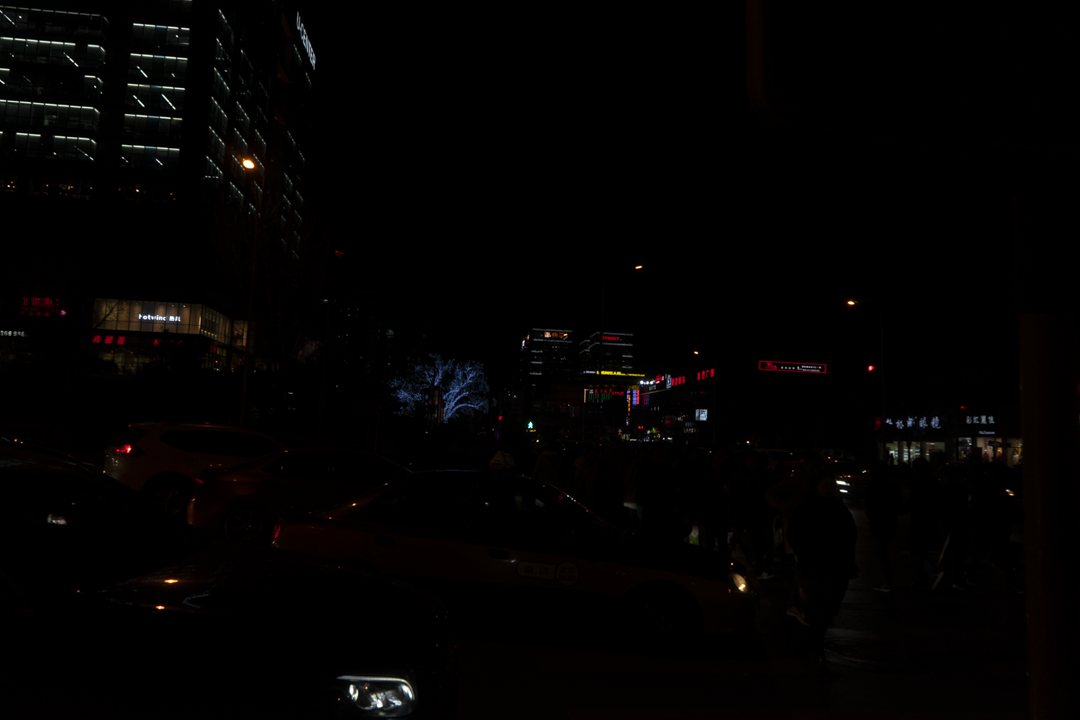
#> input picture Imagenes/1004.png, 1080 x 720 px, found by its file name
$ jupyter execute 'ProcesamientoImagenes copy.ipynb'   (shell and % lines are left out)
#> lines starting #> are read from the running program, lines starting #| are printed output that depends on the picture
EN ESTE NOTEBOOK TRABAJEREMOS PROCESAMIENTO DE IMAGENES

[cell 1]
from skimage import exposure, io
import numpy as np

import matplotlib.pyplot as plt

[cell 2]
# Cargar la imagen
image = io.imread('1004.png')
#> image is the input picture: shape (720, 1080, 3); mean R, G, B 3.6, 2.2, 2

**TRANSFORMACION CON equalize_hist() Y rescale_intensity()**

[cell 3]
# Aplicar ecualización de histograma
equalized_image = exposure.equalize_hist(image)
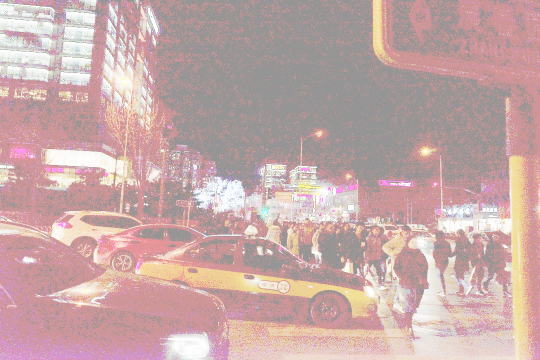
#> equalized_image: shape (720, 1080, 3) float64 (shown at 1/2 size); mean R, G, B 0.778, 0.664, 0.661

[cell 4]
# Aplicar rescalado de intensidad
rescaled_image = exposure.rescale_intensity(equalized_image, in_range='image', out_range=(0, 255))
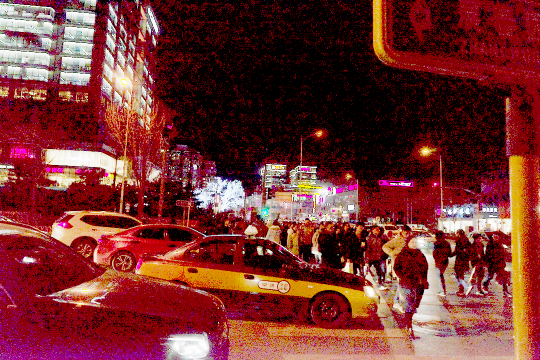
#> rescaled_image: shape (720, 1080, 3) float64 (shown at 1/2 size); mean R, G, B 118, 48.2, 45.9
# Convertir la imagen rescalada a uint8 para guardarla correctamente
rescaled_image_uint8 = (rescaled_image * 255).astype('uint8')
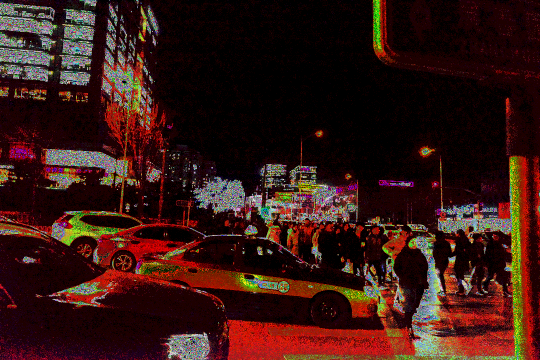
#> rescaled_image_uint8: shape (720, 1080, 3) (shown at 1/2 size); mean R, G, B 54.2, 23.9, 18.9

[cell 5]
# Guardar la imagen procesada
io.imsave('imagen_procesada.jpg', rescaled_image_uint8)

[cell 6]
#Mostrar la imagen original y la imagen procesada
fig, axes = plt.subplots(1, 2, figsize=(10, 5))
axes[0].imshow(image, cmap='gray')
axes[0].set_title('Imagen Original')
axes[1].imshow(rescaled_image_uint8, cmap='gray')
axes[1].set_title('Imagen Procesada')
plt.show()
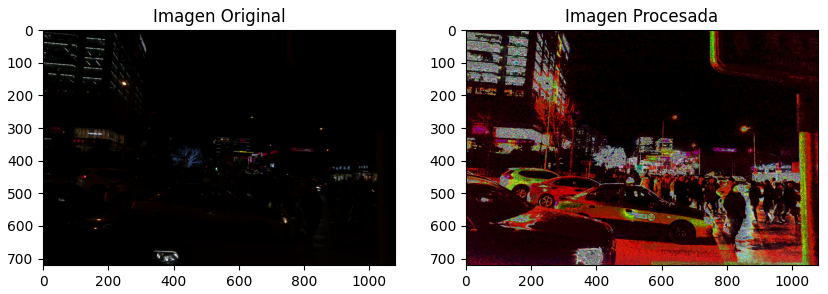
#> figure drawn by matplotlib, 2 panels

**TRANSFORMACION POR SUMA Y MULTIPLICACION**

[cell 7]
# Número de veces que se sumará la imagen
n = 10

# Sumar la imagen n veces
summed_image = np.clip(image * n, 0, 255).astype('uint8')
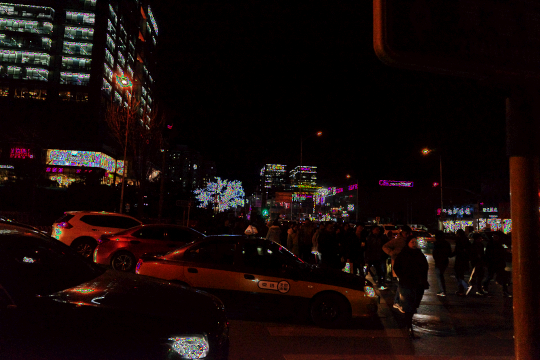
#> summed_image: shape (720, 1080, 3) (shown at 1/2 size); mean R, G, B 21.7, 10.5, 9.2

[cell 8]
# Mostrar la imagen original y la imagen sumada
fig, axes = plt.subplots(1, 2, figsize=(10, 5))
axes[0].imshow(image, cmap='gray')
axes[0].set_title('Imagen Original')
axes[1].imshow(summed_image, cmap='gray')
axes[1].set_title(f'Imagen Sumada {n} Veces')
plt.show()

[cell 9]
# Valor escalar para multiplicar la imagen
scalar = 10

# Multiplicar la imagen por el valor escalar
multiplied_image = np.clip(image * scalar, 0, 255).astype('uint8')

[cell 10]
# Mostrar la imagen original y la imagen multiplicada
fig, axes = plt.subplots(1, 2, figsize=(10, 5))
axes[0].imshow(image, cmap='gray')
axes[0].set_title('Imagen Original')
axes[1].imshow(multiplied_image, cmap='gray')
axes[1].set_title(f'Imagen Multiplicada por {scalar}')
plt.show()

**TRANSFORMACION EXPONENCIAL**

[cell 11]
# Aplicar transformación exponencial
exponential_image1 = np.clip(np.exp(image / 255.0) * 255, 0, 255).astype('uint8')
#> exponential_image1: shape (720, 1080, 3); every value is 255

# Aplicar transformación exponencial
exponential_image2 = np.clip(np.exp(image / 255.0) - 1, 0, 125).astype('uint8')

# Aplicar transformación exponencial
exponential_image3 = np.clip(np.exp(image / 255.0) * 255 / np.exp(1), 0, 255).astype('uint8')
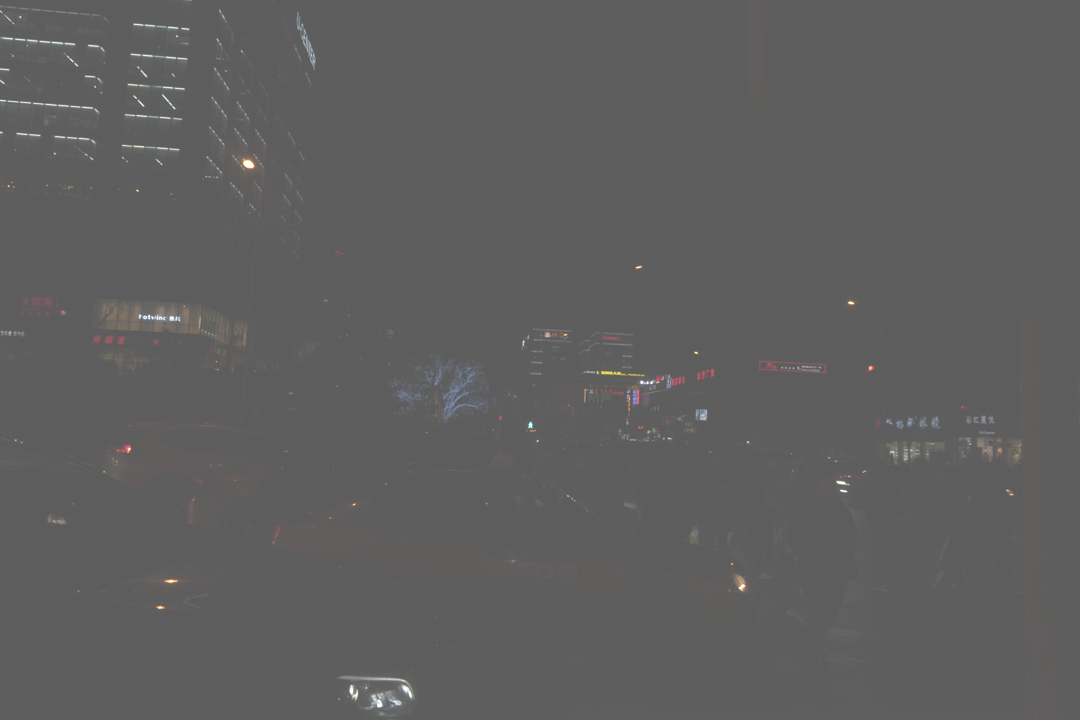
#> exponential_image3: shape (720, 1080, 3); mean R, G, B 94.8, 94.1, 94

[cell 12]
# Mostrar la imagen original y la imagen transformada exponencialmente
fig, axes = plt.subplots(1, 4, figsize=(20, 8))
axes[0].imshow(image, cmap='gray')
axes[0].set_title('Imagen Original')
axes[1].imshow(exponential_image1, cmap='gray')
axes[1].set_title('Imagen T 1')
axes[2].imshow(exponential_image2, cmap='gray')
axes[2].set_title('Imagen T 2')
axes[3].imshow(exponential_image3, cmap='gray')
axes[3].set_title('Imagen T 3')
plt.show()

$ run again, with Imagenes/1002.png copied over Imagenes/1004.png
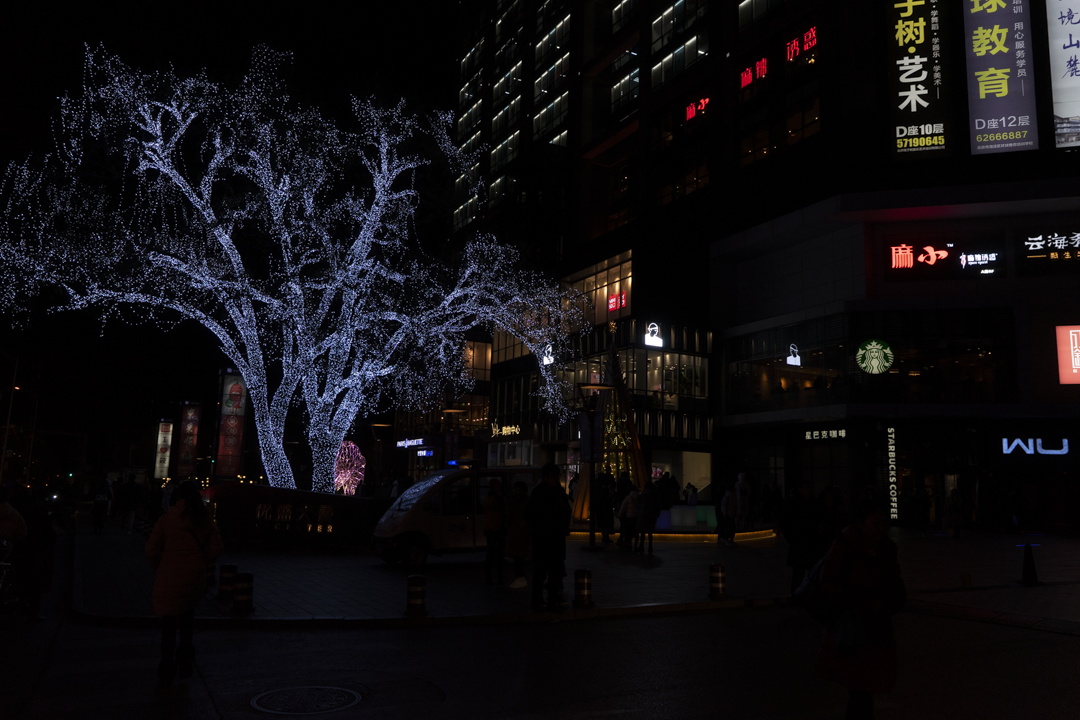
#> input picture Imagenes/1002.png, 1080 x 720 px, found by its file name
#> image is the input picture: shape (720, 1080, 3); mean R, G, B 15.3, 13.1, 15.6
#> `summed_image = np.clip(image * n, 0, 255).astype('uint8')`:
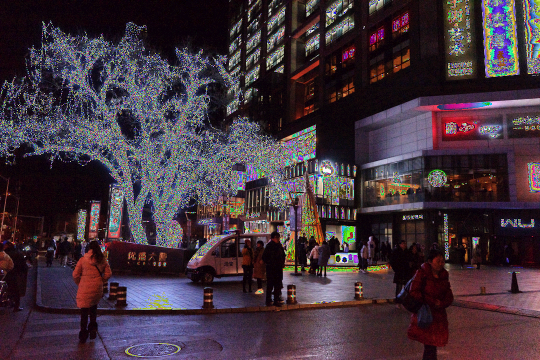
#> summed_image: shape (720, 1080, 3) (shown at 1/2 size); mean R, G, B 66.5, 51.6, 61
#> exponential_image1: shape (720, 1080, 3); every value is 255
#> `exponential_image3 = np.clip(np.exp(image / 255.0) * 255 / np.exp(1), ..`:
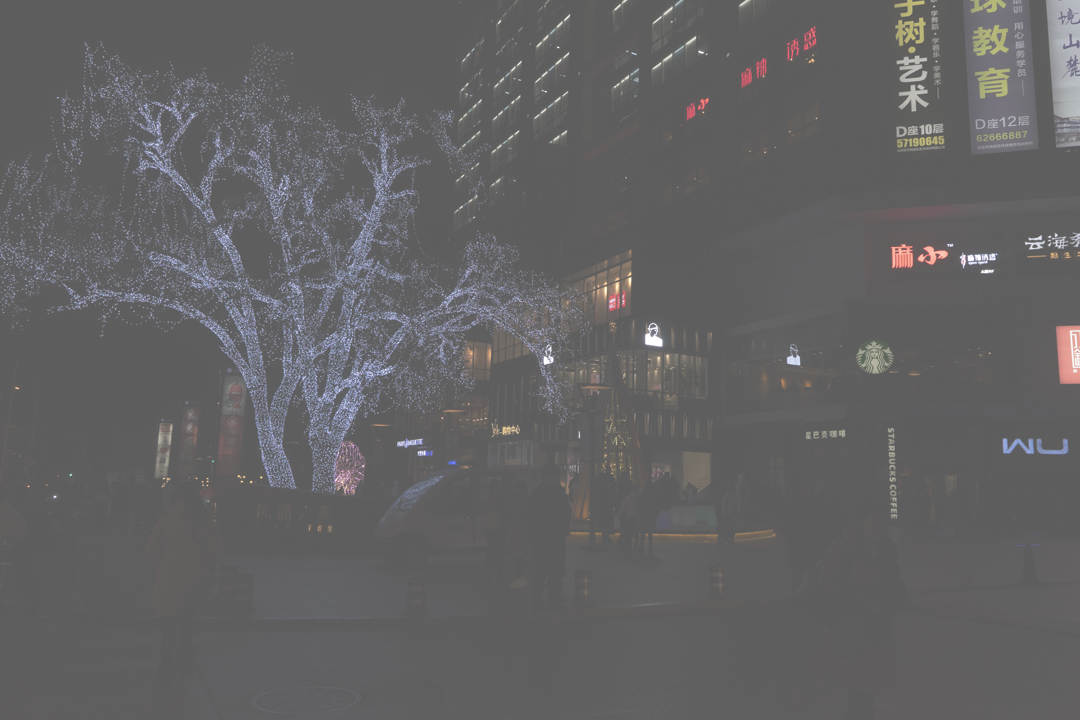
#> exponential_image3: shape (720, 1080, 3); mean R, G, B 99.9, 99, 100.2

$ run again, with Imagenes/1003.png copied over Imagenes/1004.png
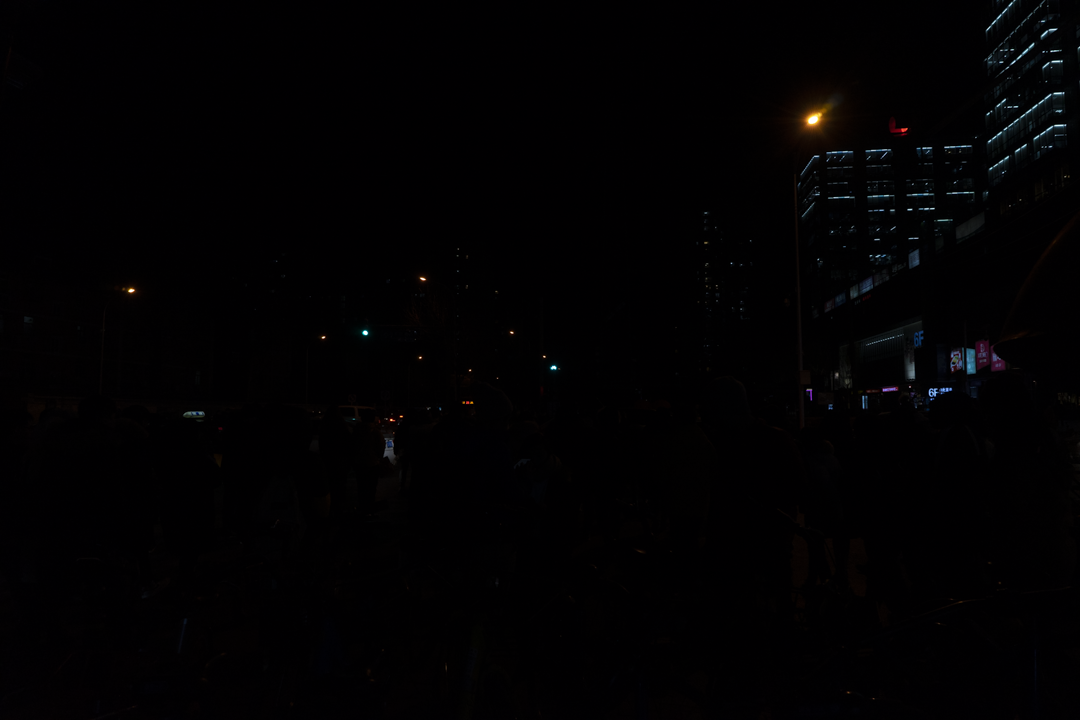
#> input picture Imagenes/1003.png, 1080 x 720 px, found by its file name
#> image is the input picture: shape (720, 1080, 3); mean R, G, B 2.2, 1.3, 2.3
#> `rescaled_image_uint8 = (rescaled_image * 255).astype('uint8')`:
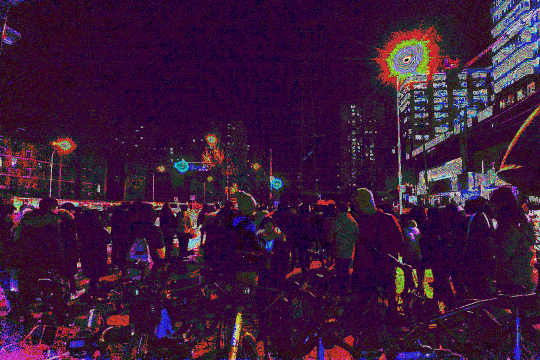
#> rescaled_image_uint8: shape (720, 1080, 3) (shown at 1/2 size); mean R, G, B 58.7, 24, 57
#> exponential_image1: shape (720, 1080, 3); every value is 255
#> `exponential_image3 = np.clip(np.exp(image / 255.0) * 255 / np.exp(1), ..`:
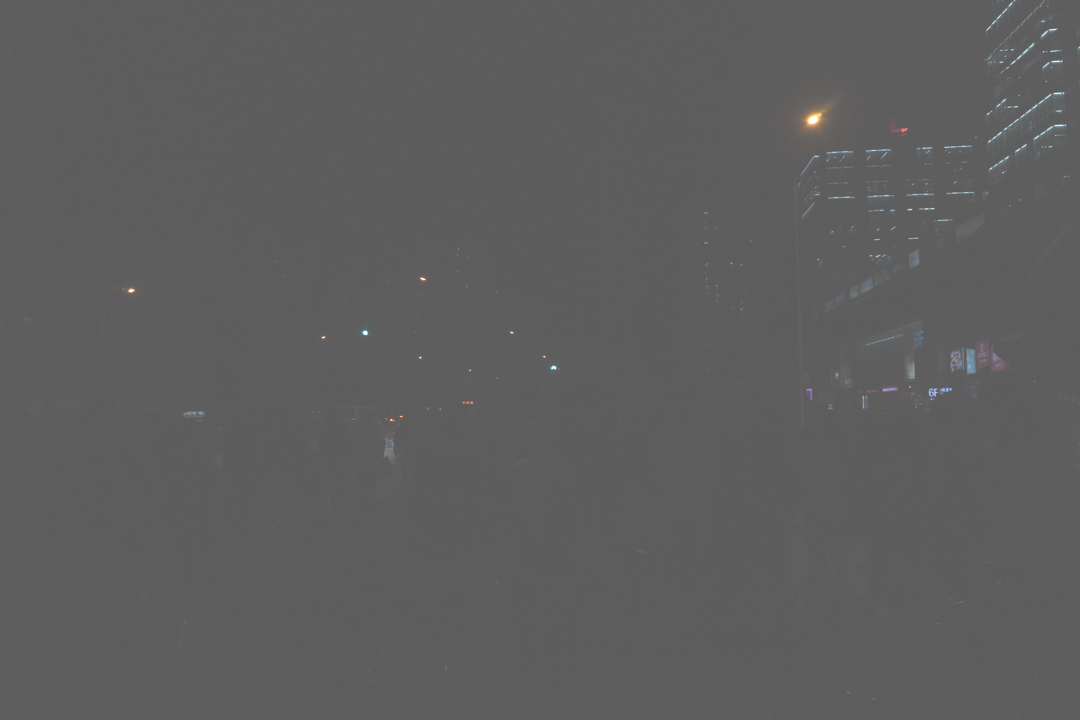
#> exponential_image3: shape (720, 1080, 3); mean R, G, B 94.3, 93.7, 94.4
